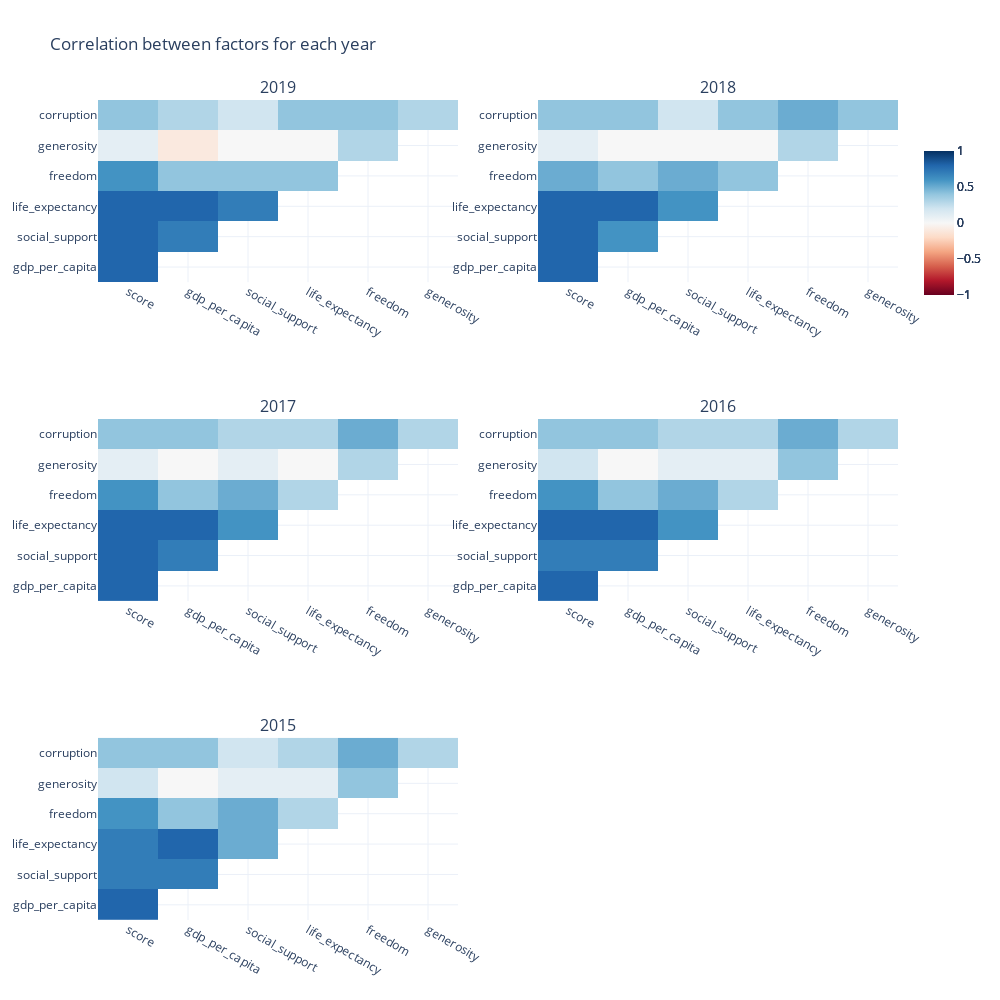

Notebook code for this chart:
### Markdown cell above
## 6.2 Heatmap - YearWise

### Code cell
fig = make_subplots(rows=3, cols=2, subplot_titles=[str(year) for year in df['year'].unique()])

for i, year in enumerate(df['year'].unique()):
    heatmap_data = df[df['year'] == year][['score', 'gdp_per_capita', 'social_support', 'life_expectancy', 'freedom', 'generosity', 'corruption']]
    df_corr = heatmap_data.corr().round(1)
    mask = np.zeros_like(df_corr, dtype=bool)
    mask[np.triu_indices_from(mask)] = True
    df_corr_viz = df_corr.mask(mask).dropna(how='all').dropna('columns', how='all')

    fig.add_trace(
        go.Heatmap(z=df_corr_viz.values,
                x=df_corr_viz.columns,
                y=df_corr_viz.index,
                zmin=-1,
                zmax=1,
                colorscale='RdBu',
                colorbar=dict(len=0.2, y=0.85)),
        row=(i // 2) + 1,
        col=(i % 2) + 1
    )

fig.update_layout(
    height=1000,
    width=1000,
    title="Correlation between factors for each year",
    showlegend=False,
    template="plotly_white"
)

fig.show()

### Figure 1 — Plotly figure (JSON) as saved in the notebook; plotly's stock layout.template omitted (floating-point values rounded to 4 significant figures)
{"data": [{"colorbar": {"len": 0.2, "y": 0.85}, "colorscale": [[0, "rgb(103,0,31)"], [0.1, "rgb(178,24,43)"], [0.2, "rgb(214,96,77)"], [0.3, "rgb(244,165,130)"], [0.4, "rgb(253,219,199)"], [0.5, "rgb(247,247,247)"], [0.6, "rgb(209,229,240)"], [0.7, "rgb(146,197,222)"], [0.8, "rgb(67,147,195)"], [0.9, "rgb(33,102,172)"], [1, "rgb(5,48,97)"]], "type": "heatmap", "x": ["score", "gdp_per_capita", "social_support", "life_expectancy", "freedom", "generosity"], "xaxis": "x", "y": ["gdp_per_capita", "social_support", "life_expectancy", "freedom", "generosity", "corruption"], "yaxis": "y", "z": [[0.8, null, null, null, null, null], [0.8, 0.7, null, null, null, null], [0.8, 0.8, 0.7, null, null, null], [0.6, 0.4, 0.4, 0.4, null, null], [0.1, -0.1, 0, 0, 0.3, null], [0.4, 0.3, 0.2, 0.4, 0.4, 0.3]], "zmax": 1, "zmin": -1}, {"colorbar": {"len": 0.2, "y": 0.85}, "colorscale": [[0, "rgb(103,0,31)"], [0.1, "rgb(178,24,43)"], [0.2, "rgb(214,96,77)"], [0.3, "rgb(244,165,130)"], [0.4, "rgb(253,219,199)"], [0.5, "rgb(247,247,247)"], [0.6, "rgb(209,229,240)"], [0.7, "rgb(146,197,222)"], [0.8, "rgb(67,147,195)"], [0.9, "rgb(33,102,172)"], [1, "rgb(5,48,97)"]], "type": "heatmap", "x": ["score", "gdp_per_capita", "social_support", "life_expectancy", "freedom", "generosity"], "xaxis": "x2", "y": ["gdp_per_capita", "social_support", "life_expectancy", "freedom", "generosity", "corruption"], "yaxis": "y2", "z": [[0.8, null, null, null, null, null], [0.8, 0.6, null, null, null, null], [0.8, 0.8, 0.6, null, null, null], [0.5, 0.4, 0.5, 0.4, null, null], [0.1, 0, 0, 0, 0.3, null], [0.4, 0.4, 0.2, 0.4, 0.5, 0.4]], "zmax": 1, "zmin": -1}, {"colorbar": {"len": 0.2, "y": 0.85}, "colorscale": [[0, "rgb(103,0,31)"], [0.1, "rgb(178,24,43)"], [0.2, "rgb(214,96,77)"], [0.3, "rgb(244,165,130)"], [0.4, "rgb(253,219,199)"], [0.5, "rgb(247,247,247)"], [0.6, "rgb(209,229,240)"], [0.7, "rgb(146,197,222)"], [0.8, "rgb(67,147,195)"], [0.9, "rgb(33,102,172)"], [1, "rgb(5,48,97)"]], "type": "heatmap", "x": ["score", "gdp_per_capita", "social_support", "life_expectancy", "freedom", "generosity"], "xaxis": "x3", "y": ["gdp_per_capita", "social_support", "life_expectancy", "freedom", "generosity", "corruption"], "yaxis": "y3", "z": [[0.8, null, null, null, null, null], [0.8, 0.7, null, null, null, null], [0.8, 0.8, 0.6, null, null, null], [0.6, 0.4, 0.5, 0.3, null, null], [0.1, 0, 0.1, 0, 0.3, null], [0.4, 0.4, 0.3, 0.3, 0.5, 0.3]], "zmax": 1, "zmin": -1}, {"colorbar": {"len": 0.2, "y": 0.85}, "colorscale": [[0, "rgb(103,0,31)"], [0.1, "rgb(178,24,43)"], [0.2, "rgb(214,96,77)"], [0.3, "rgb(244,165,130)"], [0.4, "rgb(253,219,199)"], [0.5, "rgb(247,247,247)"], [0.6, "rgb(209,229,240)"], [0.7, "rgb(146,197,222)"], [0.8, "rgb(67,147,195)"], [0.9, "rgb(33,102,172)"], [1, "rgb(5,48,97)"]], "type": "heatmap", "x": ["score", "gdp_per_capita", "social_support", "life_expectancy", "freedom", "generosity"], "xaxis": "x4", "y": ["gdp_per_capita", "social_support", "life_expectancy", "freedom", "generosity", "corruption"], "yaxis": "y4", "z": [[0.8, null, null, null, null, null], [0.7, 0.7, null, null, null, null], [0.8, 0.8, 0.6, null, null, null], [0.6, 0.4, 0.5, 0.3, null, null], [0.2, 0, 0.1, 0.1, 0.4, null], [0.4, 0.4, 0.3, 0.3, 0.5, 0.3]], "zmax": 1, "zmin": -1}, {"colorbar": {"len": 0.2, "y": 0.85}, "colorscale": [[0, "rgb(103,0,31)"], [0.1, "rgb(178,24,43)"], [0.2, "rgb(214,96,77)"], [0.3, "rgb(244,165,130)"], [0.4, "rgb(253,219,199)"], [0.5, "rgb(247,247,247)"], [0.6, "rgb(209,229,240)"], [0.7, "rgb(146,197,222)"], [0.8, "rgb(67,147,195)"], [0.9, "rgb(33,102,172)"], [1, "rgb(5,48,97)"]], "type": "heatmap", "x": ["score", "gdp_per_capita", "social_support", "life_expectancy", "freedom", "generosity"], "xaxis": "x5", "y": ["gdp_per_capita", "social_support", "life_expectancy", "freedom", "generosity", "corruption"], "yaxis": "y5", "z": [[0.8, null, null, null, null, null], [0.7, 0.7, null, null, null, null], [0.7, 0.8, 0.5, null, null, null], [0.6, 0.4, 0.5, 0.3, null, null], [0.2, 0, 0.1, 0.1, 0.4, null], [0.4, 0.4, 0.2, 0.3, 0.5, 0.3]], "zmax": 1, "zmin": -1}], "layout": {"annotations": [{"font": {"size": 16}, "showarrow": false, "text": "2019", "x": 0.225, "xanchor": "center", "xref": "paper", "y": 1, "yanchor": "bottom", "yref": "paper"}, {"font": {"size": 16}, "showarrow": false, "text": "2018", "x": 0.775, "xanchor": "center", "xref": "paper", "y": 1, "yanchor": "bottom", "yref": "paper"}, {"font": {"size": 16}, "showarrow": false, "text": "2017", "x": 0.225, "xanchor": "center", "xref": "paper", "y": 0.6111, "yanchor": "bottom", "yref": "paper"}, {"font": {"size": 16}, "showarrow": false, "text": "2016", "x": 0.775, "xanchor": "center", "xref": "paper", "y": 0.6111, "yanchor": "bottom", "yref": "paper"}, {"font": {"size": 16}, "showarrow": false, "text": "2015", "x": 0.225, "xanchor": "center", "xref": "paper", "y": 0.2222, "yanchor": "bottom", "yref": "paper"}], "height": 1000, "showlegend": false, "title": {"text": "Correlation between factors for each year"}, "width": 1000, "xaxis": {"anchor": "y", "domain": [0, 0.45]}, "xaxis2": {"anchor": "y2", "domain": [0.55, 1]}, "xaxis3": {"anchor": "y3", "domain": [0, 0.45]}, "xaxis4": {"anchor": "y4", "domain": [0.55, 1]}, "xaxis5": {"anchor": "y5", "domain": [0, 0.45]}, "xaxis6": {"anchor": "y6", "domain": [0.55, 1]}, "yaxis": {"anchor": "x", "domain": [0.7778, 1]}, "yaxis2": {"anchor": "x2", "domain": [0.7778, 1]}, "yaxis3": {"anchor": "x3", "domain": [0.3889, 0.6111]}, "yaxis4": {"anchor": "x4", "domain": [0.3889, 0.6111]}, "yaxis5": {"anchor": "x5", "domain": [0, 0.2222]}, "yaxis6": {"anchor": "x6", "domain": [0, 0.2222]}}}
